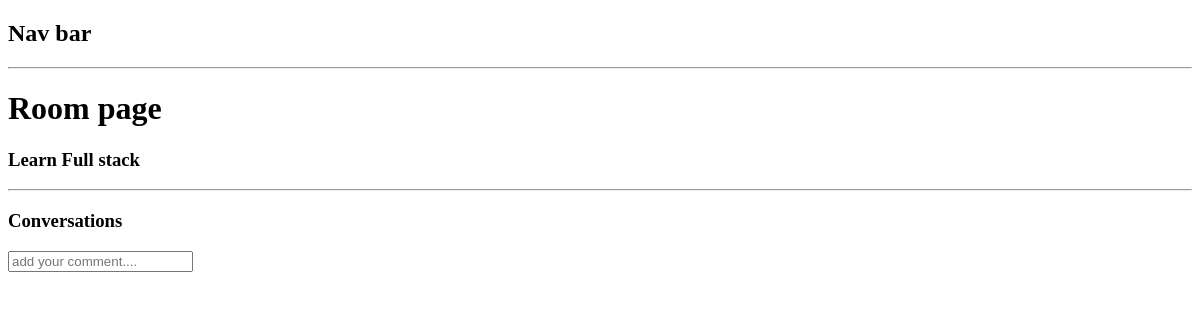
The page /room/6/ on the database as committed earlier.
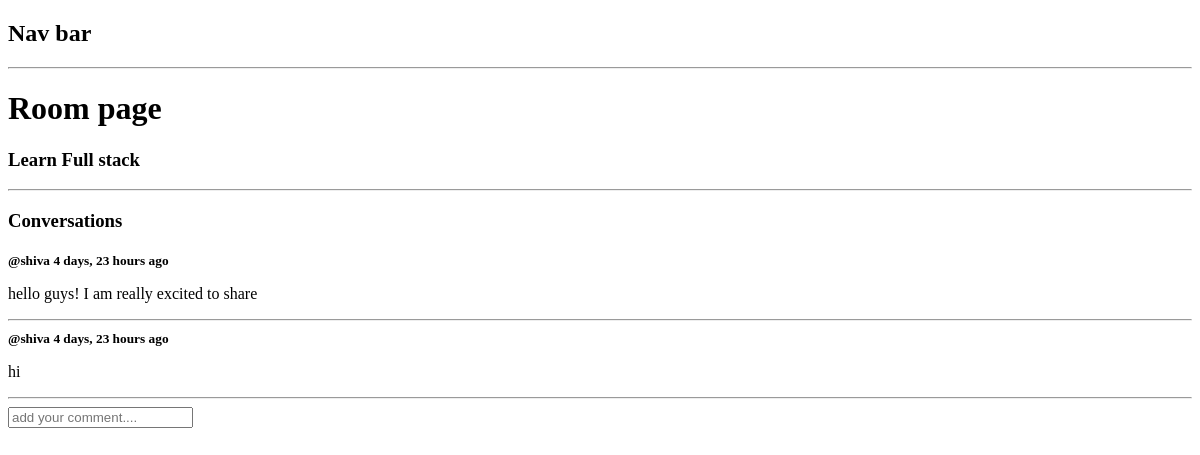
The same page on the database as committed later.
### base/models.py (models this page shows, shortened)
class Room(models.Model):
    host= models.ForeignKey(User,on_delete=models.SET_NULL,null=True)
    topic = models.ForeignKey(Topic,on_delete=models.SET_NULL,null=True)
    name = models.CharField(max_length=200)
    description = models.TextField(null=True,blank=True)
    updated = models.DateTimeField(auto_now=True)
    created = models.DateTimeField(auto_now_add=True)

class Message(models.Model):
    user = models.ForeignKey(User,on_delete=models.CASCADE)
    room = models.ForeignKey(Room,on_delete=models.CASCADE)
    body = models.TextField()
    updated = models.DateTimeField(auto_now=True)
    created = models.DateTimeField(auto_now_add=True)

### base/views.py (the view, shortened to what this page needs)
# urls.py: path("room/<str:pk>/",views.room,name="room"),
def room(request,pk):
    room = Room.objects.get(id=pk)
    room_messages = room.message_set.all().order_by("-created")
    context = {"room":room,"room_messages":room_messages}
    return render(request,"base/Room.html",context)

### base/Templates/base/Room.html (shortened to what this page needs)
<!DOCTYPE html>
<html lang="en">
<head>
</head>
<body>
    {%extends "Main.html"%}
    {%block content%}
        <h1>Room page</h1>
        <h3>{{room.name}}</h3>
        <hr>
        <h3>Conversations</h3>
        <div>
            {%for message in room_messages%}
                <b><small>@{{message.user}} {{message.created | timesince}} ago</small></b>
                <p>{{message.body}}</p>
                <hr>
            {% endfor %}
        </div>
        <form action="" method ="post">
            <input type="text" name="new_message" placeholder="add your comment....">
        </form>
    {% endblock %}

### Templates/Main.html (shortened to what this page needs)
<!DOCTYPE html>
<html lang="en">
<head>
</head>
<body>
    {%include "Nav.html" %}
    {% block content%}
    {% endblock%}
</body>
</html>

### Templates/Nav.html (shortened to what this page needs)
<!DOCTYPE html>
<html lang="en">
<head>
</head>
<body>
    <h2>Nav bar</h2>
    <hr>
</body>
</html>

Rows that differ between the two databases and show on the page:
added Message: user "shiva", created "4 days, 23 hours", body "hello guys! I am really excited to share"
added Message: user "shiva", created "4 days, 23 hours", body "hi"
